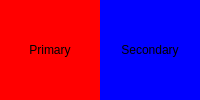
  <widget class="QDockWidget" name="colorDock">
   <property name="sizePolicy">
    <sizepolicy hsizetype="Preferred" vsizetype="Fixed">
     <horstretch>0</horstretch>
     <verstretch>0</verstretch>
    </sizepolicy>
   </property>
   <property name="font">
    <font>
     <family>Trebuchet MS</family>
     <pointsize>12</pointsize>
     <weight>50</weight>
     <italic>false</italic>
     <bold>false</bold>
     <kerning>true</kerning>
    </font>
   </property>
   <property name="layoutDirection">
    <enum>Qt::LeftToRight</enum>
   </property>
   <property name="autoFillBackground">
    <bool>false</bool>
   </property>
   <property name="styleSheet">
    <string notr="true">QDockWidget::title[right=true]{
	padding-left: 0;
	padding-right: 28;
	padding-top: 5;
	padding-bottom: 5;
}

QDockWidget::title[right=false]{
	padding-left: 28;
	padding-right: 0;
	padding-top: 5;
	padding-bottom: 5;
}

QDockWidget::close-button{
    subcontrol-origin: margin;
	subcontrol-position: top right;
    position: absolute;
	margin-top: 3;
	margin-bottom: 3;
    top: -15px; left: 0px; bottom: 0px;
    width: 20px;
	border:none;
}

QDockWidget::float-button {
    subcontrol-origin: margin;
	subcontrol-position: top right;
    position: absolute;
	margin-top: 3;
	margin-bottom: 3;
    top: 15px; left: 0px; bottom: 0px;
    width: 20px;
	border:none;
}
</string>
   </property>
   <property name="floating">
    <bool>false</bool>
   </property>
   <property name="features">
    <set>QDockWidget::AllDockWidgetFeatures</set>
   </property>
   <property name="allowedAreas">
    <set>Qt::LeftDockWidgetArea|Qt::RightDockWidgetArea</set>
   </property>
   <property name="windowTitle">
    <string>Color</string>
   </property>
   <property name="right" stdset="0">
    <bool>false</bool>
   </property>
   <attribute name="dockWidgetArea">
    <number>1</number>
   </attribute>
   <widget class="QWidget" name="colDockContents">
    <property name="layoutDirection">
     <enum>Qt::LeftToRight</enum>
    </property>
    <property name="autoFillBackground">
     <bool>false</bool>
    </property>
    <property name="styleSheet">
     <string notr="true"/>
    </property>
    <layout class="QHBoxLayout" name="horizontalLayout_3">
     <property name="spacing">
      <number>0</number>
     </property>
     <property name="leftMargin">
      <number>0</number>
     </property>
     <property name="topMargin">
      <number>0</number>
     </property>
     <property name="rightMargin">
      <number>0</number>
     </property>
     <property name="bottomMargin">
      <number>0</number>
     </property>
     <item>
      <widget class="QPushButton" name="colPrimary">
       <property name="sizePolicy">
        <sizepolicy hsizetype="Preferred" vsizetype="Preferred">
         <horstretch>0</horstretch>
         <verstretch>0</verstretch>
        </sizepolicy>
       </property>
       <property name="minimumSize">
        <size>
         <width>70</width>
         <height>50</height>
        </size>
       </property>
       <property name="styleSheet">
        <string notr="true">QWidget QPushButton{
	background-color: red;
	border: none; 
}

QWidget QPushButton:hover{ text-decoration: underline; }</string>
       </property>
       <property name="text">
        <string>Primary</string>
       </property>
       <property name="flat">
        <bool>true</bool>
       </property>
      </widget>
     </item>
     <item>
      <widget class="QPushButton" name="colSecondary">
       <property name="sizePolicy">
        <sizepolicy hsizetype="Preferred" vsizetype="Preferred">
         <horstretch>0</horstretch>
         <verstretch>0</verstretch>
        </sizepolicy>
       </property>
       <property name="minimumSize">
        <size>
         <width>70</width>
         <height>50</height>
        </size>
       </property>
       <property name="styleSheet">
        <string notr="true">QPushButton{
	background-color: blue;
	border: none; 
}

QPushButton:hover{ text-decoration: underline; }</string>
       </property>
       <property name="text">
        <string>Secondary</string>
       </property>
       <property name="flat">
        <bool>true</bool>
       </property>
      </widget>
     </item>
    </layout>
   </widget>
  </widget>
